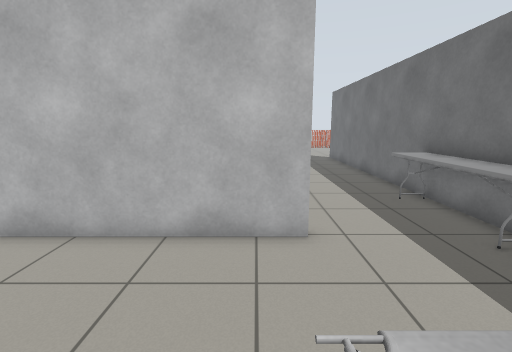
View 1 (above)

16 first-person views from a walk through a robot-simulator world made for Gazebo. The camera is 1.2 m above the floor, tilts 10° down and sees 85° across. The floor is counted in squares, 0.5 m on a side. Each view is taken from the middle of a square. On the plan, view 1 faces up. The plan holds only what a view shows up to about 18 squares ahead; the rest is blank. The place goes on beyond the plan.

View 2
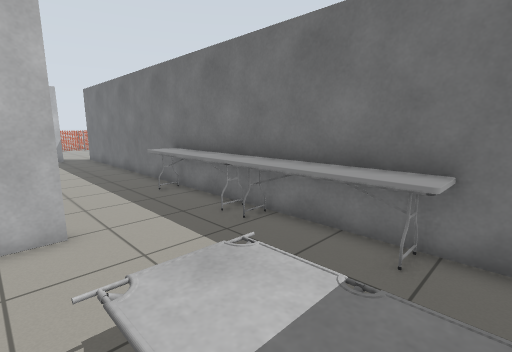

View 3
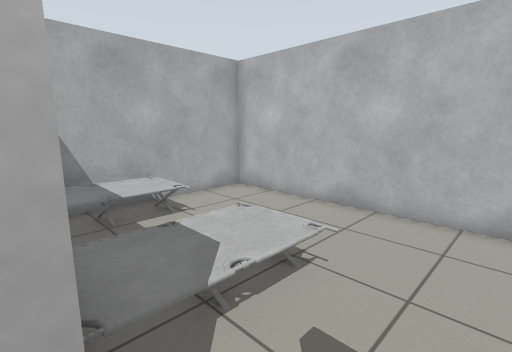

View 4
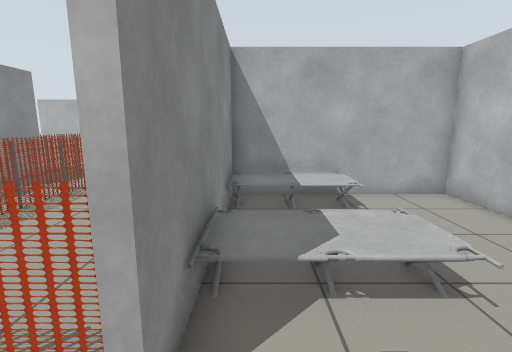

View 5
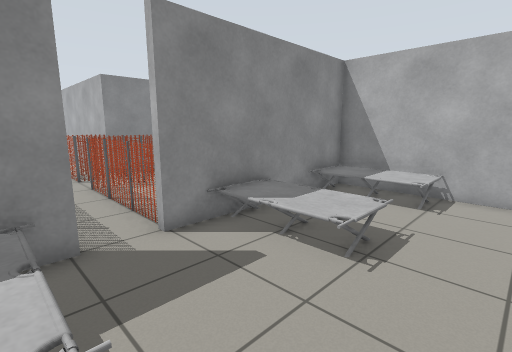

View 6
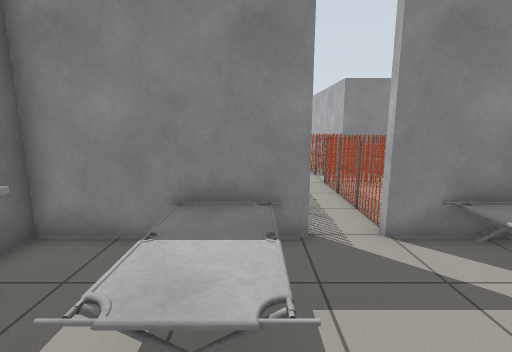

View 7
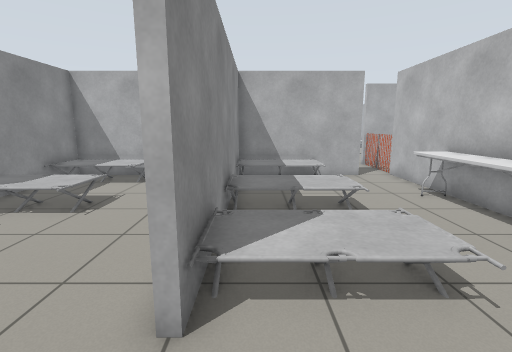

View 8
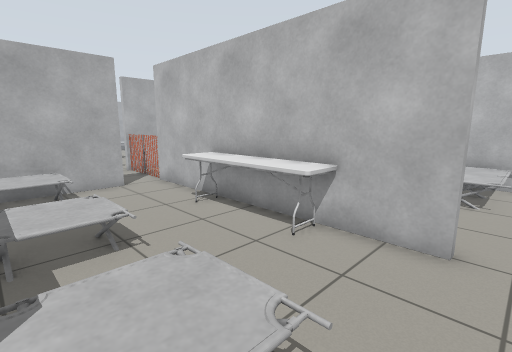

View 9
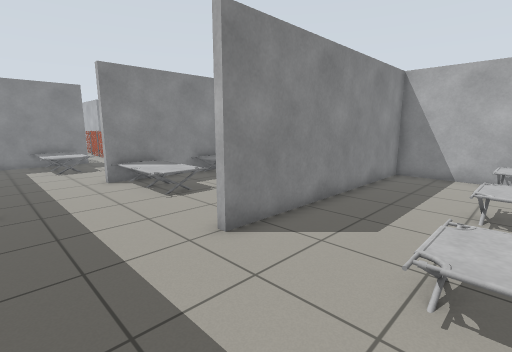

View 10
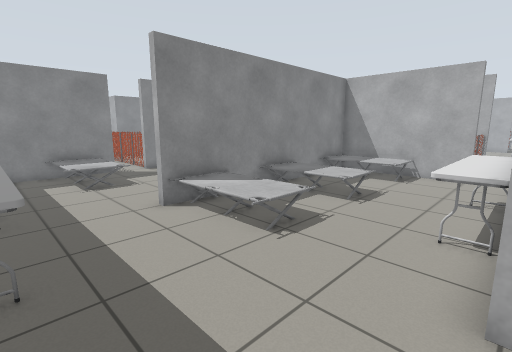

View 11
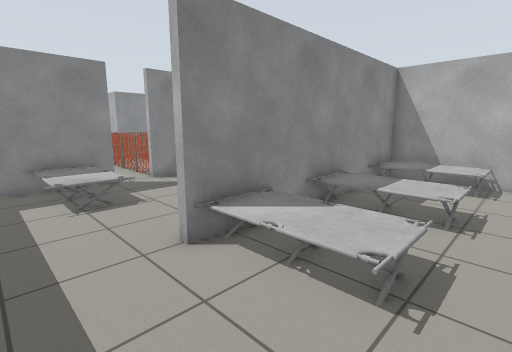

View 12
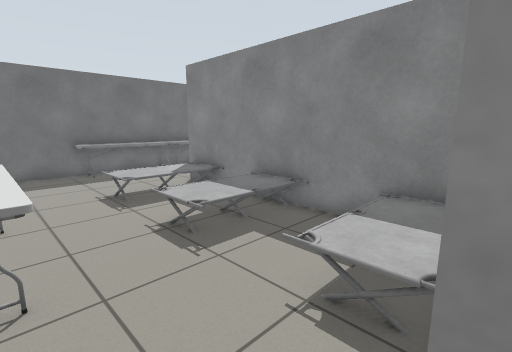

View 13
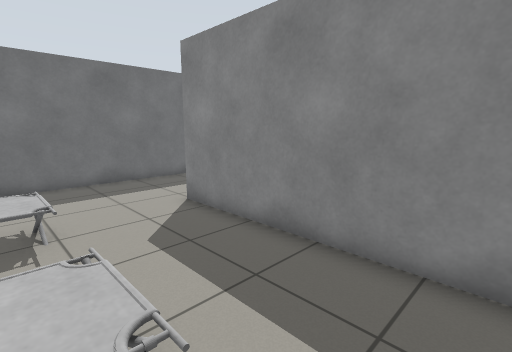

View 14
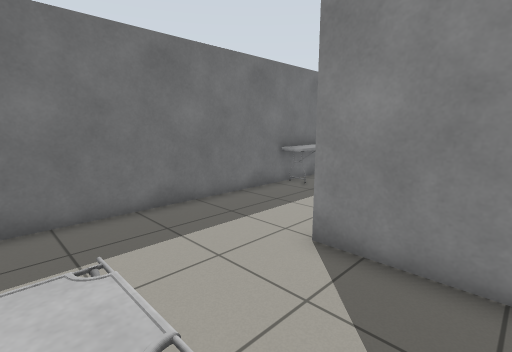

View 15
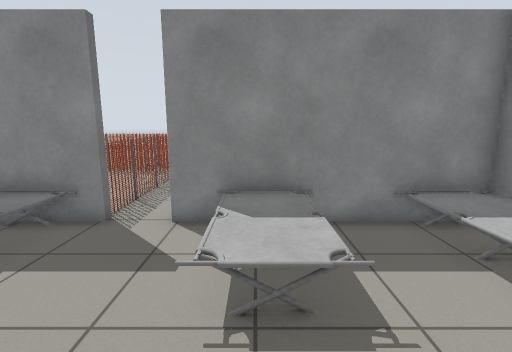

View 16
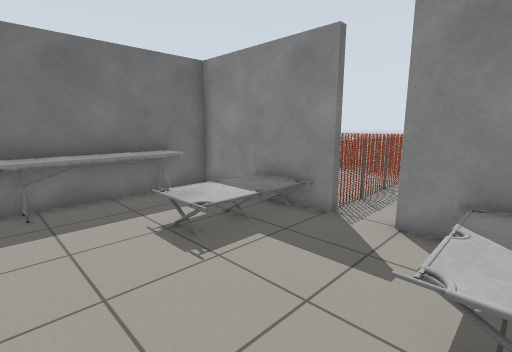

### Floor plan
Points are (right, up) in squares from view 1. A wall is a line through its corners. A room is listed if a view was taken in it or the views show most of it. See-through windows are left out.
Room 1 (views 1, 2, 4, 5, 6, 15, 16)
walls: (-0.2, -1.8) (5.8, -1.8) (5.8, 5.5); (1.1, 5.9) (-9.9, 5.9) (-9.9, -1.8) (-1.8, -1.8)
ways out: opening at (-1, -2) to room 2; opening at (3.5, 6) to room 3
objects: other object (-9, -1) to (-8, 2); other object (-5, -1) to (-3, 2); other object (1, -1) to (3, 2); table (5, 0) to (5, 5)
Room 2 (view 3)
walls: (-0.2, -2.2) (-0.2, -1.8); (-1.8, -1.8) (-1.8, -2.2)
ways out: opening at (-1, -2) to room 1
objects: other object (-12, -10); fence (-11, -10); fence (-11, -8) to (-9, -8); other object (-10, -11); fence (-8, -8) to (-5, -8); fence (-5, -10) to (-3, -10); fence (-3, -8); fence (-2, -11); fence (-2, -7); fence (-2, -5) to (-2, -3); fence (0, -9) to (0, -7); fence (0, -6) to (0, -3); fence (1, -10) to (3, -10); other object (4, -10) to (7, -10)
Room 3 (views 7, 8, 11)
walls: (1.1, 13.9) (-10.2, 13.9); (-9.9, 12.1) (-9.9, 6.2) (1.1, 6.2) (1.1, 5.9); (5.8, 5.5) (5.8, 13.4)
ways out: opening at (3.5, 6) to room 1; opening at (3.5, 14) to room 4; opening at (-10, 13) to room 5
objects: other object (-9, 7) to (-8, 10); table (-6, 13) to (-1, 13); other object (-5, 7) to (-3, 10); other object (-1, 7) to (1, 10); table (5, 6) to (5, 10)
Room 4 (views 9, 10, 13, 14)
walls: (-9.9, 18.5) (-9.9, 14.1) (1.1, 14.1) (1.1, 13.9); (5.8, 13.4) (5.8, 19.2)
ways out: opening at (3.5, 14) to room 3
objects: other object (-9, 18) to (-8, 19); other object (-5, 18) to (-3, 19); other object (-1, 18) to (1, 19)
Room 5 (view 12)
walls: (-10.2, 12.1) (-9.9, 12.1)
ways out: opening at (-10, 13) to room 3
objects: other object (-12, 12) to (-11, 12); fence (-12, 14) to (-11, 14)

Where each view was taken, in squares from view 1:
view 1: 0 up, 0 right, facing up
view 2: 1 down, 0 right, facing up-right
view 3: 2 down, 1 left, facing up-left
view 4: 1 down, 0 right, facing left
view 5: 4 up, 1 right, facing down-left
view 6: 4 up, 1 right, facing down
view 7: 7 up, 4 right, facing left
view 8: 8 up, 2 right, facing up-left
view 9: 19 up, 5 right, facing down-left
view 10: 14 up, 5 right, facing down-left
view 11: 11 up, 4 right, facing down-left
view 12: 13 up, 10 left, facing down-right
view 13: 19 up, 7 left, facing down-right
view 14: 19 up, 2 left, facing down-right
view 15: 5 up, 4 left, facing down
view 16: 5 up, 4 left, facing down-right
